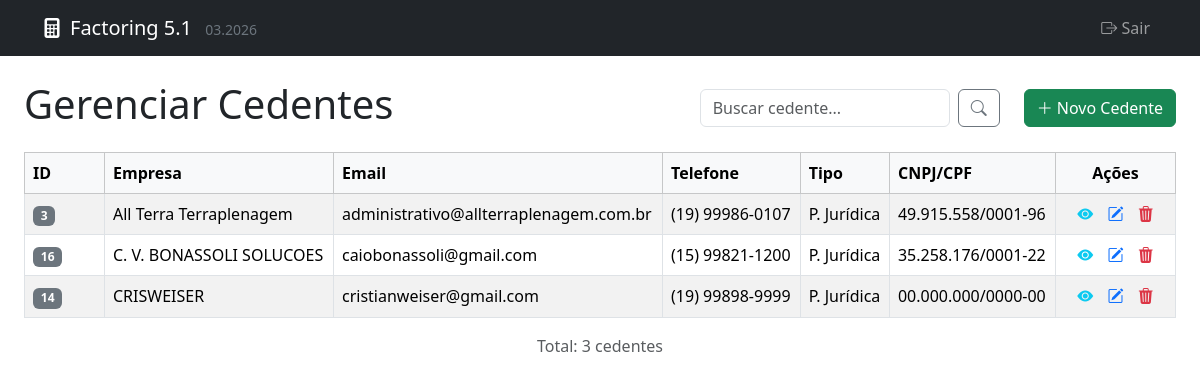
The app's page /listar_cedentes.php (signed in) with its own data.
### tables this page shows
CREATE TABLE `cedentes` (
  `id` int(11) NOT NULL AUTO_INCREMENT,
  `nome` varchar(255) NOT NULL,
  `email` varchar(255) DEFAULT NULL,
  `telefone` varchar(50) DEFAULT NULL,
  `tipo_pessoa` enum('FISICA','JURIDICA') NOT NULL DEFAULT 'FISICA',
  `documento_principal` varchar(18) DEFAULT NULL,
  `documento_secundario` varchar(14) DEFAULT NULL,
  `cpf` varchar(14) DEFAULT NULL,
  `cnpj` varchar(18) DEFAULT NULL,
  `documento_socio` varchar(14) DEFAULT NULL,
  `empresa` varchar(255) DEFAULT NULL,
  `endereco` text DEFAULT NULL,
  `cep` varchar(10) DEFAULT NULL,
  `logradouro` varchar(255) DEFAULT NULL,
  `numero` varchar(20) DEFAULT NULL,
  `complemento` varchar(100) DEFAULT NULL,
  `bairro` varchar(100) DEFAULT NULL,
  `cidade` varchar(100) DEFAULT NULL,
  `estado` varchar(2) DEFAULT NULL,
  `data_cadastro` timestamp NOT NULL DEFAULT current_timestamp(),
  PRIMARY KEY (`id`),
  UNIQUE KEY `cpf` (`cpf`),
  UNIQUE KEY `cnpj` (`cnpj`),
  UNIQUE KEY `documento_principal` (`documento_principal`),
  KEY `idx_nome` (`nome`),
  KEY `idx_empresa` (`empresa`)
);

### listar_cedentes.php (the view, shortened to what this page needs)
<?php require_once 'auth_check.php'; ?><?php
require_once 'db_connection.php';
$results_per_page = 15;
$page = isset($_GET['page']) && is_numeric($_GET['page']) ? (int)$_GET['page'] : 1;
$search = isset($_GET['search']) ? trim($_GET['search']) : '';
$sort = isset($_GET['sort']) ? $_GET['sort'] : 'nome';
$dir = isset($_GET['dir']) && in_array(strtolower($_GET['dir']), ['asc', 'desc']) ? strtolower($_GET['dir']) : 'asc';
$allowed_sort_columns = [
    'id' => 'id',
    'nome' => 'nome',
    'empresa' => 'empresa',
    'email' => 'email',
    'telefone' => 'telefone',
    'tipo_pessoa' => 'tipo_pessoa',
    'documento_principal' => 'documento_principal'
];
$sort_column_sql = $allowed_sort_columns[$sort];
$offset = ($page - 1) * $results_per_page;
$params_count = [];
$whereClauses = [];
$whereSql = !empty($whereClauses) ? "WHERE " . implode(" AND ", $whereClauses) : "";
$total_results = 0;
try {
    $countSql = "SELECT COUNT(id) FROM cedentes $whereSql";
    $stmtCount = $pdo->prepare($countSql);
    $stmtCount->execute($params_count);
    $total_results = (int)$stmtCount->fetchColumn();
} catch (PDOException $e) {
    echo "<div class='alert alert-danger'>Erro Crítico [Count Cedentes]: " . htmlspecialchars($e->getMessage()) . "</div>";
    $cedentes = [];
    $total_pages = 0;
}
$total_pages = ($results_per_page > 0) ? ceil($total_results / $results_per_page) : 0;
$cedentes = [];
try {
    $sql = "SELECT id, empresa as nome, email, telefone, empresa, tipo_pessoa, documento_principal FROM cedentes
            $whereSql
            ORDER BY $sort_column_sql $dir
            LIMIT :limit OFFSET :offset";
    $stmt = $pdo->prepare($sql);
    $stmt->bindParam(':limit', $results_per_page, PDO::PARAM_INT);
    $stmt->bindParam(':offset', $offset, PDO::PARAM_INT);
    $stmt->execute();
    $cedentes = $stmt->fetchAll(PDO::FETCH_ASSOC);
} catch (PDOException $e) {
    echo "<div class='alert alert-danger'>Erro Crítico [Data Cedentes]: " . htmlspecialchars($e->getMessage()) . "</div>";
}
function getSortLink($column, $text, $currentSort, $currentDir, $currentSearch) {
    $newDir = ($currentSort === $column && $currentDir === 'asc') ? 'desc' : 'asc';
    $icon = '';
    $searchParam = $currentSearch ? '&search=' . urlencode($currentSearch) : '';
    $pageParam = '';
    return "<a href=\"?sort=$column&dir=$newDir$searchParam$pageParam\">" . htmlspecialchars($text) . $icon . "</a>";
}
function formatDocumento($documento, $tipo_pessoa) {
    $docLimpo = preg_replace('/\D/', '', $documento);
    if ($tipo_pessoa == 'FISICA') {
        if (strlen($docLimpo) == 11) {
            return substr($docLimpo, 0, 3) . '.' .
                   substr($docLimpo, 3, 3) . '.' .
                   substr($docLimpo, 6, 3) . '-' .
                   substr($docLimpo, 9, 2);
        }
    } elseif ($tipo_pessoa == 'JURIDICA') {
        if (strlen($docLimpo) == 14) {
            return substr($docLimpo, 0, 2) . '.' .
                   substr($docLimpo, 2, 3) . '.' .
                   substr($docLimpo, 5, 3) . '/' .
                   substr($docLimpo, 8, 4) . '-' .
                   substr($docLimpo, 12, 2);
        }
    }
    return $documento;
}
?>
<!DOCTYPE html>
<html lang="pt-BR">
<head>
    <link href="https://cdn.jsdelivr.net/npm/bootstrap@5.3.3/dist/css/bootstrap.min.css" rel="stylesheet">
    <link rel="stylesheet" href="https://cdn.jsdelivr.net/npm/bootstrap-icons@1.11.3/font/bootstrap-icons.min.css">
</head>
<body>
    <?php require_once 'menu.php'; ?>
    <div class="container-fluid px-3 px-md-4 mt-4">
        <div class="d-flex justify-content-between align-items-center mb-3 flex-wrap gap-2">
            <h1>Gerenciar Cedentes</h1>
             <form method="GET" action="listar_cedentes.php" class="d-flex ms-auto me-3" style="max-width: 300px;">
                <input class="form-control me-2" type="search" name="search" placeholder="Buscar cedente..." aria-label="Buscar" value="<?php echo htmlspecialchars($search); ?>">
                <button class="btn btn-outline-secondary" type="submit"><i class="bi bi-search"></i></button>
            </form>
            <a href="form_cedente.php" class="btn btn-success">
                <i class="bi bi-plus-lg"></i> Novo Cedente
            </a>
        </div>
        <?php if (empty($cedentes) && $total_results == 0 && empty($search)): ?>
            <div class="alert alert-info">Nenhum cedente cadastrado ainda. <a href="form_cedente.php">Clique aqui para adicionar</a>.</div>
        <?php elseif (empty($cedentes) && $total_results > 0): ?>
             <p class="alert alert-warning">Nenhum cedente encontrado para a busca: "<?php echo htmlspecialchars($search); ?>" nesta página.</p>
        <?php elseif (empty($cedentes) && $total_results == 0): ?>
            <div class="alert alert-warning">Nenhum cedente encontrado para a busca: "<?php echo htmlspecialchars($search); ?>"</div>
        <?php else: ?>
            <div class="table-responsive">
                <table class="table table-striped table-bordered table-hover">
                    <thead class="table-light">
                        <tr>
                            <th style="width: 80px;"><?php echo getSortLink('id', 'ID', $sort, $dir, $search); ?></th>
                            <th><?php echo getSortLink('empresa', 'Empresa', $sort, $dir, $search); ?></th>
                            <th><?php echo getSortLink('email', 'Email', $sort, $dir, $search); ?></th>
                            <th><?php echo getSortLink('telefone', 'Telefone', $sort, $dir, $search); ?></th>
                            <th><?php echo getSortLink('tipo_pessoa', 'Tipo', $sort, $dir, $search); ?></th>
                            <th><?php echo getSortLink('documento_principal', 'CNPJ/CPF', $sort, $dir, $search); ?></th>
                            <th class="text-center" style="width: 120px;">Ações</th>
                        </tr>
                    </thead>
                    <tbody>
                        <?php foreach ($cedentes as $cedente): ?>
                            <tr>
                                <td><span class="badge bg-secondary"><?php echo $cedente['id']; ?></span></td>
                                <td><?php echo htmlspecialchars($cedente['empresa'] ?? '-'); ?></td>
                                <td><?php echo htmlspecialchars($cedente['email'] ?? '-'); ?></td>
                                <td><?php echo htmlspecialchars($cedente['telefone'] ?? '-'); ?></td>
                                <td><?php
                                    if ($cedente['tipo_pessoa'] == 'FISICA') {
                                        echo 'P. Física';
                                    } elseif ($cedente['tipo_pessoa'] == 'JURIDICA') {
                                        echo 'P. Jurídica';
                                    } else {
                                        echo '-';
                                    }
                                ?></td>
                                <td><?php
                                    echo formatDocumento($cedente['documento_principal'] ?? '', $cedente['tipo_pessoa'] ?? '');
                                ?></td>
                                <td class="text-center">
                                    <a href="visualizar_cedente.php?id=<?php echo $cedente['id']; ?>" class="text-info action-icon" title="Visualizar Cedente"><i class="bi bi-eye-fill"></i></a>
                                    <a href="form_cedente.php?id=<?php echo $cedente['id']; ?>" class="text-primary action-icon" title="Editar Cedente"><i class="bi bi-pencil-square"></i></a>
                                    <a href="excluir_cedente.php?id=<?php echo $cedente['id']; ?>" class="text-danger action-icon delete-btn" title="Excluir Cedente" onclick="return confirm('Tem certeza que deseja excluir este cedente? Operações associadas a ele podem ficar sem referência.');"><i class="bi bi-trash3-fill"></i></a>
                                </td>
                            </tr>
                        <?php endforeach; ?>
                    </tbody>
                </table>
            </div>
             <?php if ($total_pages > 1): ?>
                <nav aria-label="Paginação Cedentes">
                    <ul class="pagination justify-content-center">
                         <?php $baseUrl = "?sort=" . urlencode($sort) . "&dir=" . urlencode($dir) . "&search=" . urlencode($search); ?>
                        <li class="page-item <?php echo ($page <= 1) ? 'disabled' : ''; ?>">
                            <a class="page-link" href="<?php echo $baseUrl . '&page=' . ($page - 1); ?>">&laquo;</a>
                        </li>
                        <?php
                            $start_page = max(1, $page - 2); $end_page = min($total_pages, $page + 2);
                            if ($page <= 3) $end_page = min($total_pages, 5);
                            if ($page >= $total_pages - 2) $start_page = max(1, $total_pages - 4);
                            if ($start_page > 1) {
                                echo '<li class="page-item"><a class="page-link" href="' . $baseUrl . '&page=1">1</a></li>';
                                if ($start_page > 2) echo '<li class="page-item disabled"><span class="page-link">...</span></li>';
                            }
                            for ($i = $start_page; $i <= $end_page; $i++):
                        ?>
                            <li class="page-item <?php echo ($i == $page) ? 'active' : ''; ?>">
                                <a class="page-link" href="<?php echo $baseUrl . '&page=' . $i; ?>"><?php echo $i; ?></a>
                            </li>
                        <?php endfor;
                            if ($end_page < $total_pages) {
                                if ($end_page < $total_pages - 1) echo '<li class="page-item disabled"><span class="page-link">...</span></li>';
                                echo '<li class="page-item"><a class="page-link" href="' . $baseUrl . '&page=' . $total_pages . '">' . $total_pages . '</a></li>';
                             }
                        ?>
                        <li class="page-item <?php echo ($page >= $total_pages) ? 'disabled' : ''; ?>">
                            <a class="page-link" href="<?php echo $baseUrl . '&page=' . ($page + 1); ?>">&raquo;</a>
                        </li>
                    </ul>
                </nav>
                 <p class="text-center text-muted">Página <?php echo $page; ?> de <?php echo $total_pages; ?> (Total: <?php echo $total_results; ?> cedentes)</p>
            <?php elseif($total_results > 0): ?>
                 <p class="text-center text-muted">Total: <?php echo $total_results; ?> cedente<?php echo $total_results == 1 ? '' : 's'; ?></p>
            <?php endif; ?>
        <?php endif; ?>
    </div>
</body>
</html>

### listar_cedentes.php (style rules this page uses)
th, td { vertical-align: middle; }
.action-icon { margin: 0 5px; }
th a { text-decoration: none; color: inherit; }

### records on screen
cedentes: id "3", empresa "All Terra Terraplenagem", email "administrativo@allterraplenagem.com.br", telefone "(19) 99986-0107", shows "P. Jurídica", documento_principal+tipo_pessoa "49.915.558/0001-96"
cedentes: id "16", empresa "C. V. BONASSOLI SOLUCOES", email "caiobonassoli@gmail.com", telefone "(15) 99821-1200", shows "P. Jurídica", documento_principal+tipo_pessoa "35.258.176/0001-22"
cedentes: id "14", empresa "CRISWEISER", email "cristianweiser@gmail.com", telefone "(19) 99898-9999", shows "P. Jurídica", documento_principal+tipo_pessoa "00.000.000/0000-00"

### other values on screen
$text "ID Empresa Email Telefone Tipo CNPJ/CPF"
$total_results "3"
